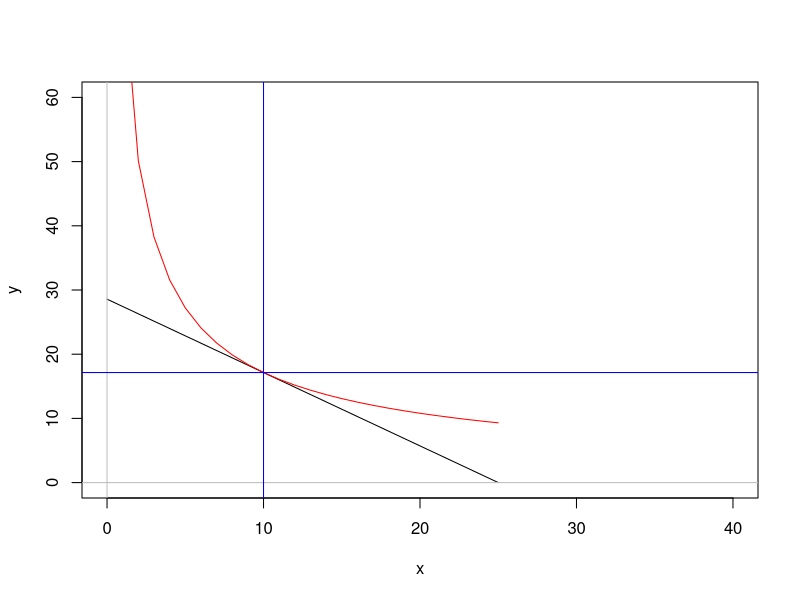

This figure's R source:

# Giacomo Vagni
# May 2023
# Essex

#
library(tidyverse)
library(Deriv)

############################################################
############################################################

#
f_cobbs = function(x=x,y=y,a=a,b=b) (x^a) * (y^b)
# cobbs-douglas solve for y
f_cobbs_y = function(x,U=25,a=a,b=b) (U / x^a)^(1/b)
# maximum number of good x given a price
f_max = function(I,p) I/p
# budget function
f_budget = function(x,px,y,py) x*px + py*y
# budget solve for y
f_budget_y = function(x,px,py, I) (I - x*px)/py
#


# price for x
px = 3
# price for y
py = 2
#

# I = Budget

# general function to solve a Cobbs-Douglas Utility function #
cobbs_douglas_utility = function(I, a=0.5, b=0.5, px, py){
  
  # find maximum number of x I can get given their price
  # what if I spent all my money on x
  x_max = f_max(I = 100, p = px)
  # find maximum number of x I can get given their price
  # what if I spent all my money on y
  y_max = f_max(I = 100, p = py)
  #
  
  # slope of budget line is px/py
  slope = -(px/py)
  #
  
  x = 0:x_max
  # calculate the values for y that respect the budget #
  y = y_max + (slope * x)
  #
  
  #
  U = f_cobbs(x,y,a,b)
  max_U = max(U)
  #
  
  #
  y_Umax = f_cobbs_y(x = x, U = max_U, a = a, b = b)
  #
  
  #
  df = data.frame(x, y = f_cobbs_y(x, U = max_U, a = a, b = b)) %>% mutate(Budget = x*px+y*py)
  # we can see that we are over our budget
  head(df) #
  # we retrieve the row which respect our budget
  # because I am using rounded values, we are not exactly at 100, but very close
  w = which.min(df$Budget - I)
  df[w, ]
  # the optimal combination maximising utility
  # is 23 = x, and 15.5 = y
  # which respect our budget of $100
  #
  
  # this is our budget line, given the prices of x and y #
  plot(x,y, type = "l", xlim = c(0,40), ylim = c(0,60))
  abline(h=0,v=0, col = 'gray')
  lines(x, y_Umax, type = 'l', col = 'red')
  abline(h = df[w, ]$y, v = df[w, ]$x, col = 'blue')
  #
  
  #
  optimal_bundle = df[w, ]
  #
  
  return(list(x_max = x_max, y_max = y_max, slope = slope, x = x, y = y, y_Umax = y_Umax, U=U, optimal_bundle = optimal_bundle))
}

#
cobbs_douglas_utility(I = 1000, a = 0.4, b = 0.6, px = 4, py = 3.5)
#

##########################################################################################
##########################################################################################
